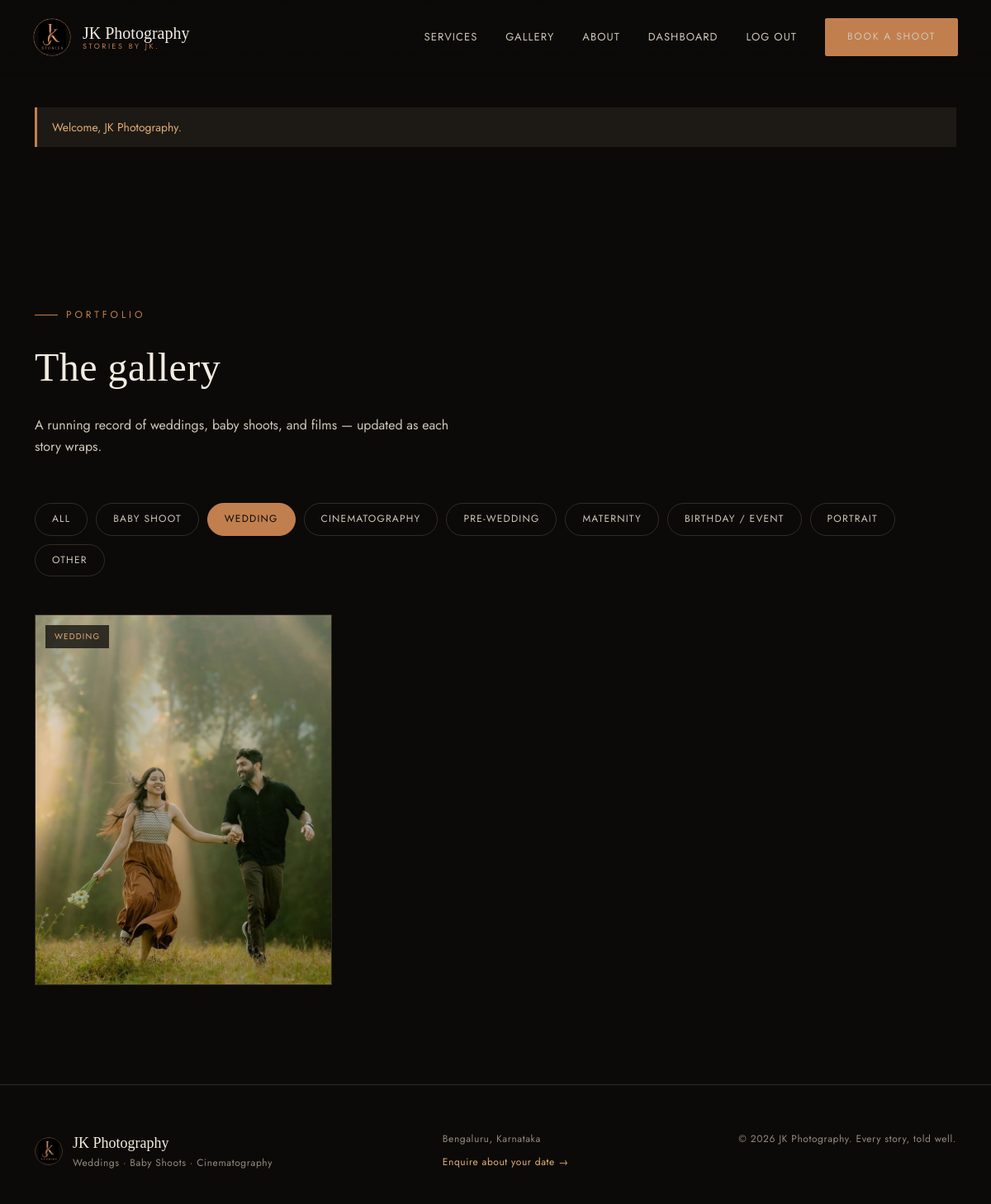
Screenshot of /gallery?category=Wedding (signed in) with the database file from the repository.
### models.py (models this page shows)
class GalleryItem(Base):
    __tablename__ = "gallery_item"
    id = Column(Integer, primary_key=True)
    filename = Column(String(255), nullable=False)
    media_type = Column(String(10), nullable=False)
    category = Column(String(50), nullable=False)
    title = Column(String(150))
    created_at = Column(DateTime, default=datetime.utcnow)

### main.py (the view)
@app.get("/gallery")
def gallery(request: Request, category: str = "all", db: Session = Depends(get_db), admin: Optional[AdminUser] = Depends(get_current_admin)):
    categories = ["all", "Baby Shoot", "Wedding", "Cinematography", "Pre-Wedding", "Maternity", "Birthday / Event", "Portrait", "Other"]
    if not admin:
        return render(request, "gallery.html", items=[], categories=categories, active_category=category, locked=True, _admin=admin)
    query = db.query(GalleryItem).order_by(GalleryItem.created_at.desc())
    if category != "all":
        query = query.filter(GalleryItem.category == category)
    items = query.all()
    return render(request, "gallery.html", items=items, categories=categories, active_category=category, locked=False, _admin=admin)

### templates/gallery.html (shortened to what this page needs)
{% extends "base.html" %}
{% block content %}
<section class="section" style="padding-top: 160px;">
  <div class="container">
    <div class="section-head">
      <div class="eyebrow">Portfolio</div>
      <h2 class="section-title">The gallery</h2>
      <p class="section-desc">A running record of weddings, baby shoots, and films — updated as each story wraps.</p>
    </div>
    {% if locked %}
      <div class="lock-screen">
        <div class="lock-card">
          <div class="lock-icon">
            <svg width="26" height="26" viewBox="0 0 24 24" fill="none" xmlns="http://www.w3.org/2000/svg">
              <rect x="4" y="10" width="16" height="10" rx="1.5" stroke="currentColor" stroke-width="1.6"/>
              <path d="M7 10V7a5 5 0 0 1 10 0v3" stroke="currentColor" stroke-width="1.6"/>
              <circle cx="12" cy="15" r="1.6" fill="currentColor"/>
            </svg>
          </div>
          <h3 class="lock-title">This gallery is private</h3>
          <p class="lock-desc">The full portfolio is reserved for JK. Enter the studio password to view it.</p>
          <form method="POST" action="{{ url_for('unlock') }}" class="lock-form">
            <input type="hidden" name="next" value="{{ url_for('gallery', category=active_category) }}">
            <input type="password" name="password" placeholder="Studio password" required autofocus>
            <button type="submit" class="btn btn-solid" style="width: 100%; justify-content: center; padding: 13px;">Unlock Gallery</button>
          </form>
          <a href="{{ url_for('book') }}" class="lock-alt-link">Prefer to just enquire about a shoot? Book here &rarr;</a>
        </div>
      </div>
    {% else %}
      <div class="gallery-filters">
        {% for c in categories %}
          <a href="{{ url_for('gallery', category=c) }}" class="filter-pill {{ 'active' if c == active_category else '' }}">{{ c }}</a>
        {% endfor %}
      </div>
      {% if items %}
        <div class="masonry">
          {% for item in items %}
            <div class="masonry-item">
              <span class="tag">{{ item.category }}</span>
              {% if item.media_type == 'image' %}
                <img src="{{ url_for('static', filename='uploads/' ~ item.filename) }}" alt="{{ item.title }}" loading="lazy">
              {% else %}
                <video src="{{ url_for('static', filename='uploads/' ~ item.filename) }}" controls></video>
              {% endif %}
            </div>
          {% endfor %}
        </div>
      {% else %}
        <div class="empty-state">
          Nothing here yet in this category. Check back soon, or upload from the dashboard.
        </div>
      {% endif %}
    {% endif %}
  </div>
</section>
{% endblock %}

### static/css/style.css (style rules this page uses)
:root { --black: #0b0a09; --panel: #15130f; --panel-light: #1d1a15; --hairline: #322c22; --copper: #c17f4e; --copper-light: #e3ac74; --copper-deep: #8a5630; --cream: #f3ece1; --cream-dim: #cfc6b8; --muted: #948a7c; --font-display: "Cormorant Garamond", "Times New Roman", serif; --font-body: "Jost", "Helvetica Neue", sans-serif; --radius: 2px; --ease: cubic-bezier(0.65, 0, 0.35, 1); }
* { box-sizing: border-box; }
html { scroll-behavior: smooth; }
body { margin: 0; background: var(--black); color: var(--cream); font-family: var(--font-body); font-size: 16px; line-height: 1.6; -webkit-font-smoothing: antialiased; }
h1, h2, h3, h4 { font-family: var(--font-display); color: var(--cream); font-weight: 500; margin: 0; letter-spacing: 0.01em; }
a { color: inherit; text-decoration: none; }
img, video { max-width: 100%; display: block; }
.container { max-width: 1180px; margin: 0 auto; padding: 0 32px; }
.eyebrow { display: inline-flex; align-items: center; gap: 10px; font-family: var(--font-body); font-size: 12px; letter-spacing: 0.32em; text-transform: uppercase; color: var(--copper); }
.eyebrow::before { content: ""; width: 28px; height: 1px; background: var(--copper); }
.section { padding: 120px 0; position: relative; }
.section-head { margin-bottom: 56px; max-width: 620px; }
.section-title { font-size: clamp(32px, 4vw, 52px); margin-top: 16px; }
.section-desc { margin-top: 18px; color: var(--cream-dim); font-size: 16px; max-width: 520px; }
.gallery-filters { display: flex; flex-wrap: wrap; gap: 10px; margin-bottom: 46px; }
.filter-pill { padding: 9px 20px; border: 1px solid var(--hairline); font-size: 12px; letter-spacing: 0.1em; text-transform: uppercase; color: var(--cream-dim); border-radius: 999px; transition: all 0.2s; }
.filter-pill.active { background: var(--copper); border-color: var(--copper); color: var(--black); }
.masonry { columns: 3 260px; column-gap: 18px; }
.masonry-item { break-inside: avoid; margin-bottom: 18px; border: 1px solid var(--hairline); overflow: hidden; position: relative; }
.masonry-item .tag { position: absolute; top: 12px; left: 12px; font-size: 10px; letter-spacing: 0.12em; text-transform: uppercase; background: rgba(11,10,9,0.75); color: var(--copper-light); padding: 5px 10px; border: 1px solid var(--hairline); }
.masonry-item img, .masonry-item video { width: 100%; display: block; transition: transform 0.5s var(--ease); }

### rows the page displays
GalleryItem: category "WEDDING", filename (picture)

### other values shown
{{ f.message }} "Welcome, JK Photography."
{{ c }} "ALL" "BABY SHOOT" "WEDDING" "CINEMATOGRAPHY" "PRE-WEDDING" "MATERNITY" "BIRTHDAY / EVENT" "PORTRAIT" "OTHER"
{{ 2026 }} "2026"
